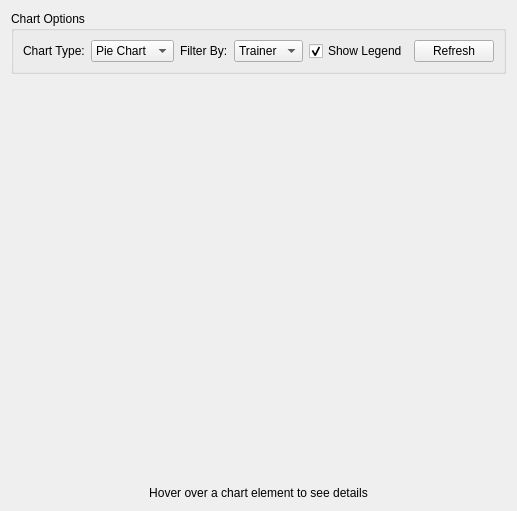
                <widget class="QWidget" name="trainingStatisticsTab">
                 <attribute name="title">
                  <string>Statistics</string>
                 </attribute>
                 <layout class="QVBoxLayout" name="trainingStatsLayout">
                  <item>
                   <widget class="QGroupBox" name="trainingChartControlsGroupBox">
                    <property name="title">
                     <string>Chart Options</string>
                    </property>
                    <layout class="QHBoxLayout" name="trainingChartControlsLayout">
                     <item>
                      <widget class="QLabel" name="trainingChartTypeLabel">
                       <property name="text">
                        <string>Chart Type:</string>
                       </property>
                      </widget>
                     </item>
                     <item>
                      <widget class="QComboBox" name="trainingChartTypeComboBox">
                       <item>
                        <property name="text">
                         <string>Pie Chart</string>
                        </property>
                       </item>
                       <item>
                        <property name="text">
                         <string>Bar Chart</string>
                        </property>
                       </item>
                      </widget>
                     </item>
                     <item>
                      <widget class="QLabel" name="trainingChartFilterLabel">
                       <property name="text">
                        <string>Filter By:</string>
                       </property>
                      </widget>
                     </item>
                     <item>
                      <widget class="QComboBox" name="trainingChartFilterComboBox">
                       <item>
                        <property name="text">
                         <string>Trainer</string>
                        </property>
                       </item>
                       <item>
                        <property name="text">
                         <string>Price</string>
                        </property>
                       </item>
                       <item>
                        <property name="text">
                         <string>Date</string>
                        </property>
                       </item>
                      </widget>
                     </item>
                     <item>
                      <widget class="QCheckBox" name="trainingToggleLegendCheckBox">
                       <property name="text">
                        <string>Show Legend</string>
                       </property>
                       <property name="checked">
                        <bool>true</bool>
                       </property>
                      </widget>
                     </item>
                     <item>
                      <widget class="QPushButton" name="trainingChartRefreshButton">
                       <property name="text">
                        <string>Refresh</string>
                       </property>
                      </widget>
                     </item>
                    </layout>
                   </widget>
                  </item>
                  <item>
                   <widget class="QChartView" name="trainingChartView" native="true">
                    <property name="sizePolicy">
                     <sizepolicy hsizetype="Expanding" vsizetype="Expanding">
                      <horstretch>0</horstretch>
                      <verstretch>0</verstretch>
                     </sizepolicy>
                    </property>
                    <property name="minimumSize">
                     <size>
                      <width>0</width>
                      <height>400</height>
                     </size>
                    </property>
                   </widget>
                  </item>
                  <item>
                   <widget class="QLabel" name="trainingHoverDescriptionLabel">
                    <property name="text">
                     <string>Hover over a chart element to see details</string>
                    </property>
                    <property name="alignment">
                     <set>Qt::AlignmentFlag::AlignCenter</set>
                    </property>
                   </widget>
                  </item>
                 </layout>
                </widget>
